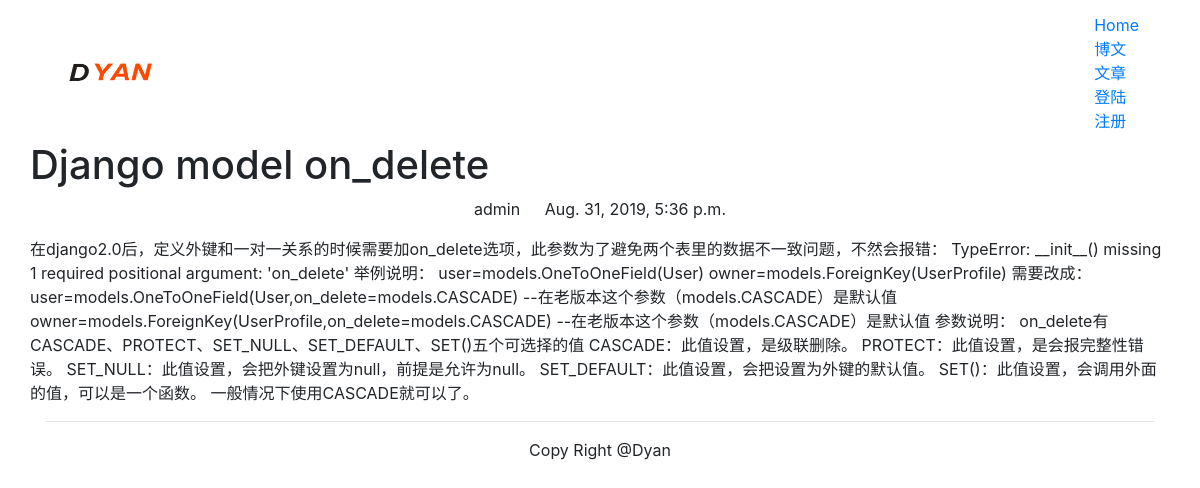
Page /blog/11/ on the committed database.
### blog/models.py (models this page shows, shortened)
class BlogArticles(models.Model):
    title = models.CharField(max_length=300)
    author = models.ForeignKey(User, related_name="blog_posts", on_delete=models.CASCADE)
    body = models.TextField()
    publish = models.DateTimeField(default=timezone.now)
    class Meta:
        ordering = ("-publish",)

### blog/views.py (the view)
# urls.py: url(r'(?P<article_id>\d)/$', views.blog_article, name="blog_detail"),
def blog_article(request, article_id):
    article = BlogArticles.objects.get(id=article_id)
    pub = article.publish
    return render(request, "blog/content.html", {"article":article, "publish":pub})

### templates/blog/content.html (shortened to what this page needs)
{% extends "base.html" %}
{% block content %}
<div class="row rext-center vertical-middle-sm">
    <h1 class="text-center">{{ article.title }}</h1>
</div>
<div class="row">
    <div class="col-xs-12">
        <p class="text-center">
            <span>{{ article.author.username }}</span>
            <span style="margin-left:20px">{{ publish }} </span>
        </p>
        <div>
            {{ article.body }}
        </div>
    </div>
</div>
{% endblock %}

### rows in the picture
BlogArticles: title "Django model on_delete", author.username "admin", publish "Aug. 31, 2019, 5:36 p.m.", body "在django2.0后，定义外键和一对一关系的时候需要加on_delete选项，此参数为了避免两个表里的数据不一致问题，不然会报错： TypeError: __init__() missing 1 required positional argument: 'on_delete' 举例说明： user=models.OneToOneField(User) owner=models.ForeignKey(UserProfile) 需要改成： user=models.OneToOneField(User,on_delete=models.CASCADE) --在老版本这个参数（models.CASCADE）是默认值 owner=models.ForeignKey(UserProfile,on_delete=models.CASCADE) --在老版本这个参数（models.CASCADE）是默认值 参数说明： on_delete有CASCADE、PROTECT、SET_NULL、SET_DEFAULT、SET()五个可选择的值 CASCADE：此值设置，是级联删除。 PROTECT：此值设置，是会报完整性错误。 SET_NULL：此值设置，会把外键设置为null，前提是允许为null。 SET_DEFAULT：此值设置，会把设置为外键的默认值。 SET()：此值设置，会调用外面的值，可以是一个函数。 一般情况下使用CASCADE就可以了。"
